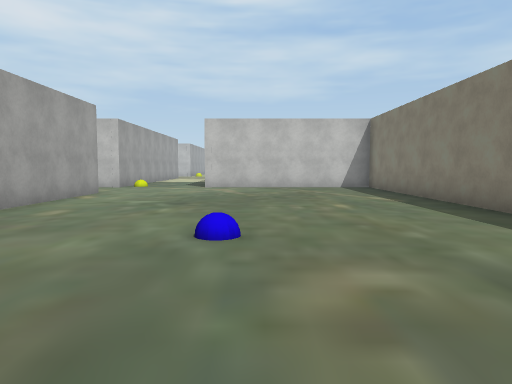
view 1 (above)

22 first-person views from a walk through a Unity game level. The camera is 1.5 m above the floor, tilts 4° down and sees 70° across. The floor is counted in squares, 2 m on a side. Each view is taken from the middle of a square. On the plan, view 1 faces up. The plan holds only what a view shows up to about 11 squares ahead; the rest is blank. The place goes on beyond the plan. Some surface patterns are stand-ins.

view 2
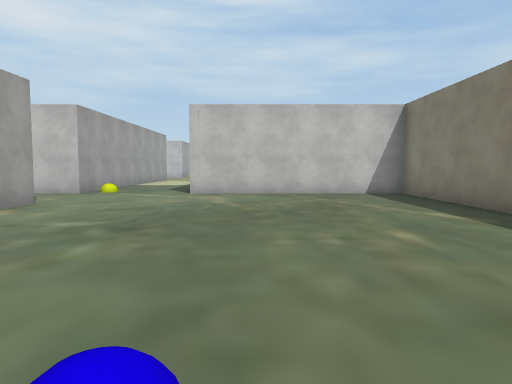

view 3
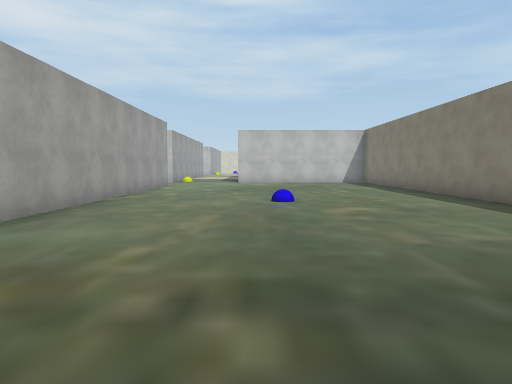

view 4
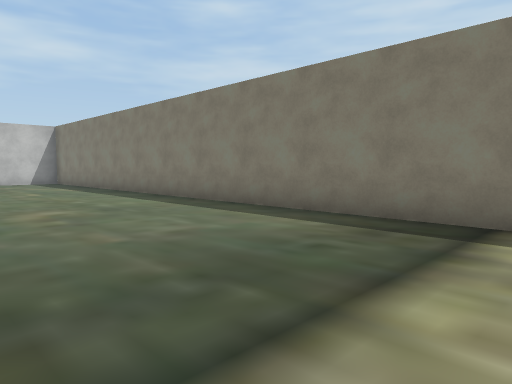

view 5
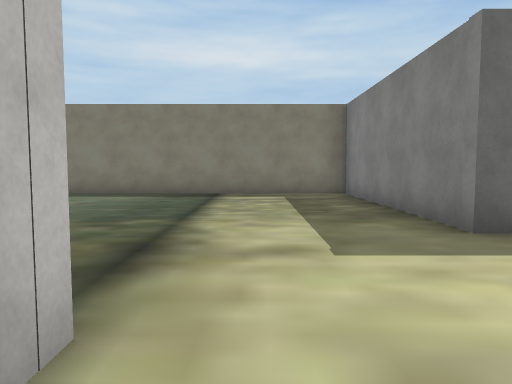

view 6
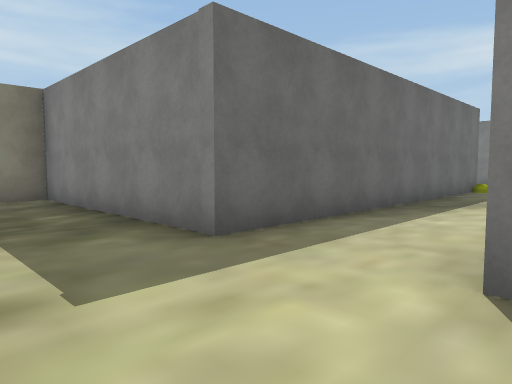

view 7
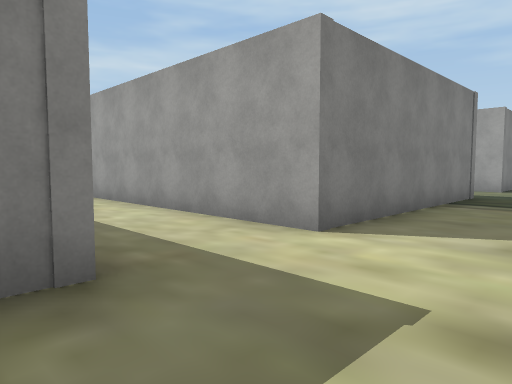

view 8
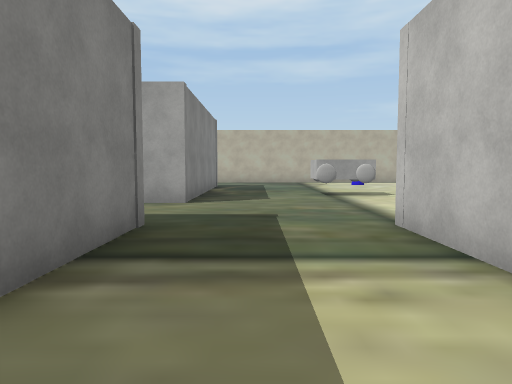

view 9
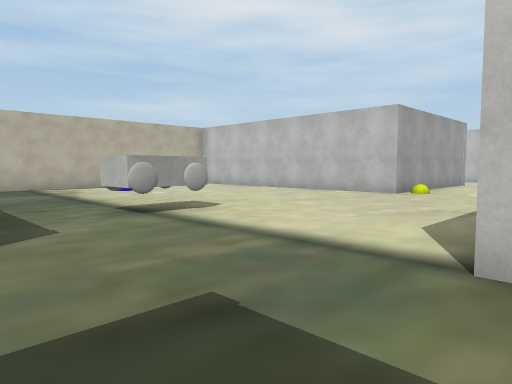

view 10
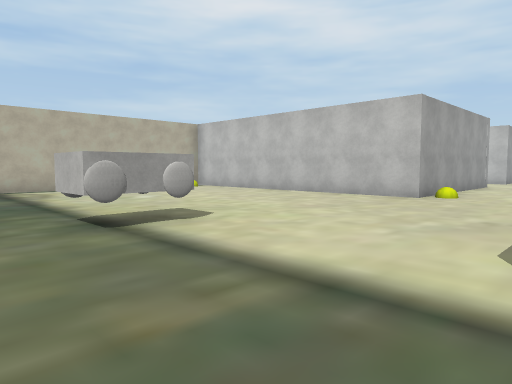

view 11
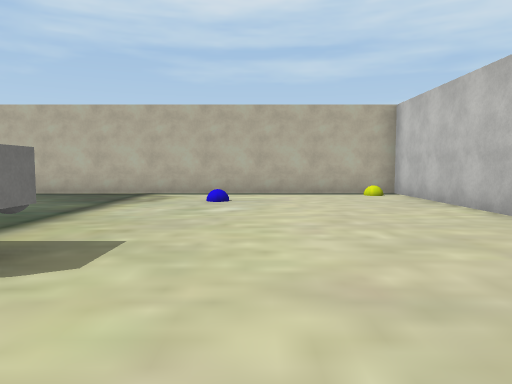

view 12
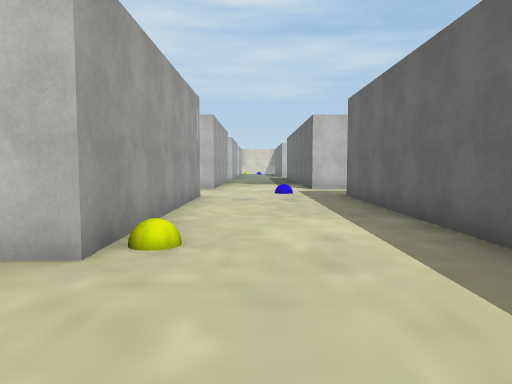

view 13
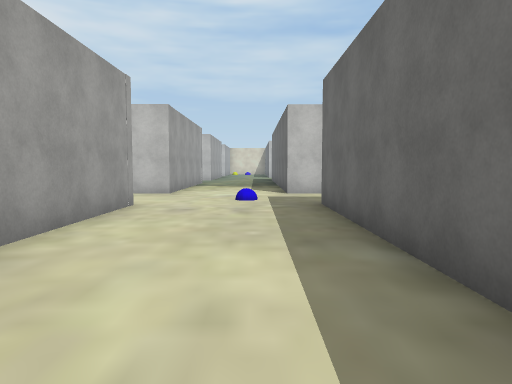

view 14
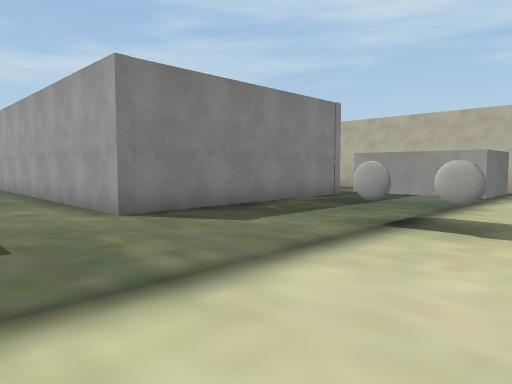

view 15
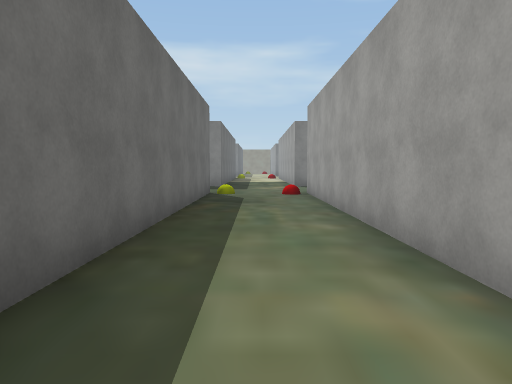

view 16
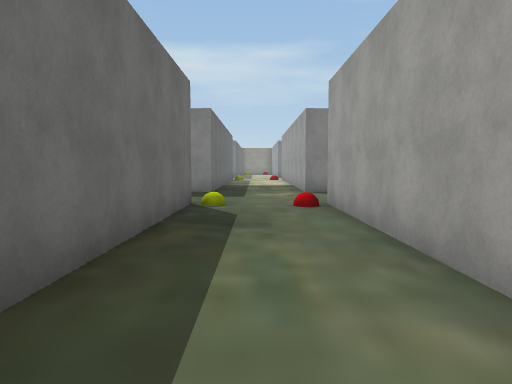

view 17
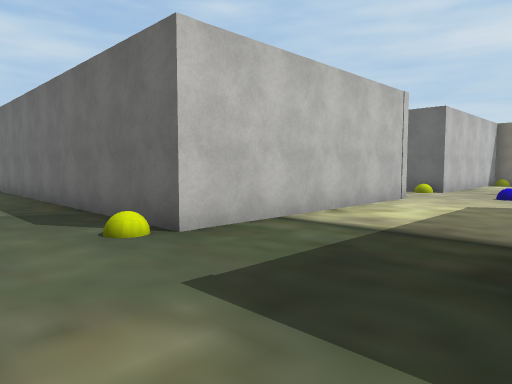

view 18
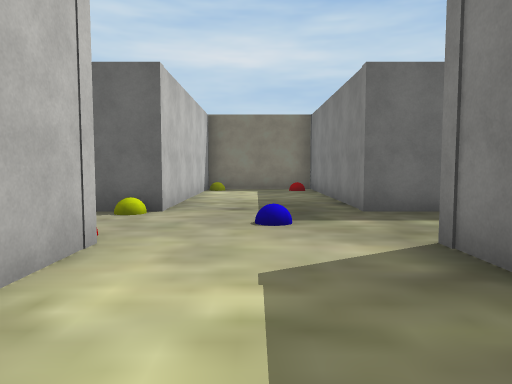

view 19
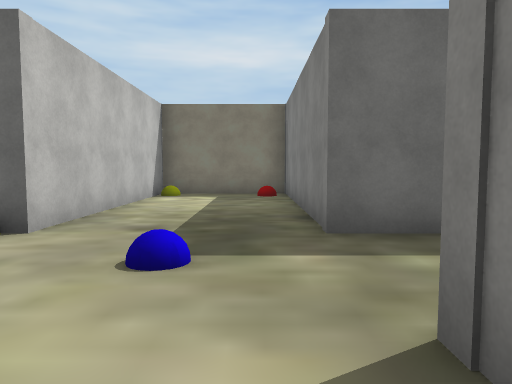

view 20
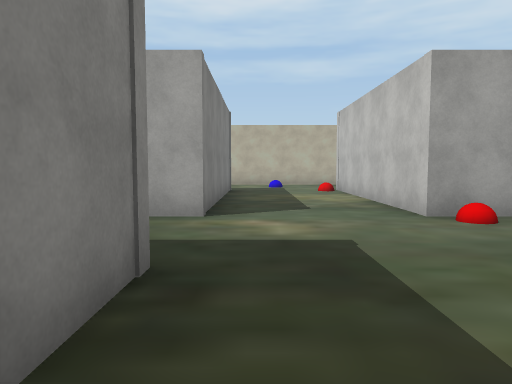

view 21
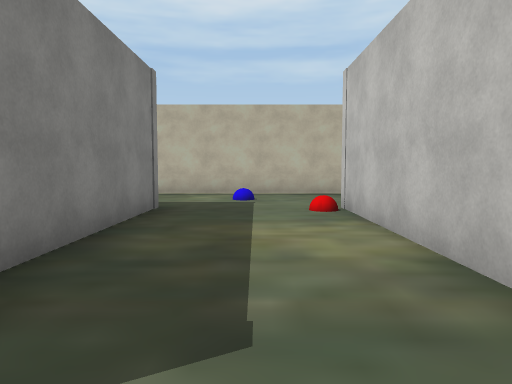

view 22
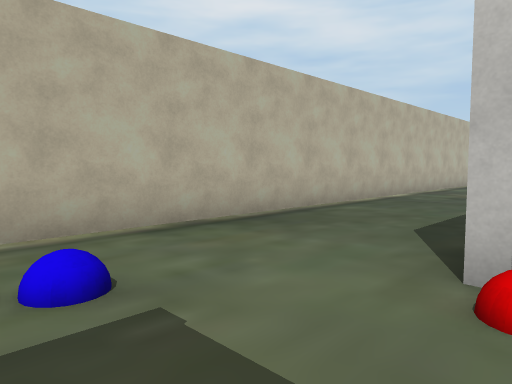

### Floor plan
Points are (right, up) in squares from view 1. A wall is a line through its corners. A room is listed if a view was taken in it or the views show most of it. See-through windows are left out.
Room 1 (views 1, 2, 3, 4, 7)
walls: (-4.5, 10.4) (-4.5, 0.9); (-4.5, -6.5) (-4.5, -13.1); (-4.9, 14) (-4.9, 13.1); (-1.9, -16.4) (-1.9, -6.5) (4.1, -6.5) (4.1, 13.1) (-1.9, 13.1)
ways out: opening at (-4, -5) to room 2; opening at (-4, 12) to room 2; opening at (-3.5, -16) to room 2
Room 2 (views 5, 6, 8, 9, 10, 11, 12, 13, 14, 15, 16, 17, 18, 19, 20, 21, 22)
walls: (-10.8, -6.5) (-4.5, -6.5); (-19.8, -6.5) (-13.5, -6.5) (-13.5, -16.4) (-19.8, -16.4); (-8.5, -3.2) (-10.8, -3.2); (-4.4, -3.2) (-5, -3.2); (-10.7, 4.2) (-10.7, 10.4); (-4.4, -16.4) (-10.7, -16.4) (-10.7, -6.9); (-10.8, -19.8) (-9.1, -19.8); (-19.8, -19.8) (-13.5, -19.8) (-13.5, -20.6); (-14.4, 10.1) (-14.4, 3.9) (-23.2, 3.9) (-23.2, -20.8); (-5.5, -19.8) (-4.4, -19.8); (-1.9, -21.1) (-1.9, -19.8) (4.1, -19.8) (4.1, -16.4) (-1.9, -16.4); (-10.1, 13.1) (-11.1, 13.1) (-11.1, 14); (-14.4, 14) (-14.4, 13.1); (-4.9, 13.1) (-6.3, 13.1)
ways out: opening at (-4, -5) to room 1; opening at (-4, 12) to room 1; opening at (-3.5, -16) to room 1; opening at (-15, 11.5)
objects: other object (-16, -3) to (-16, -2)

Positions as (right, up) in squares from view 1, and headings:
1: (0, 0), facing up
2: (0, 3), facing up
3: (-1, -4), facing up
4: (-1, -4), facing up-right
5: (-6, -4), facing right
6: (-5, -4), facing down-right
7: (-1, -4), facing down-left
8: (-6, -5), facing left
9: (-10, -6), facing up-left
10: (-11, -5), facing up-left
11: (-13, 0), facing left
12: (-13, 1), facing up
13: (-12, 3), facing up
14: (-11, -1), facing down-left
15: (-12, -6), facing down
16: (-12, -9), facing down
17: (-13, -20), facing up-right
18: (-8, -18), facing right
19: (-6, -19), facing right
20: (-8, -19), facing left
21: (-13, -18), facing left
22: (-19, -19), facing up-left
